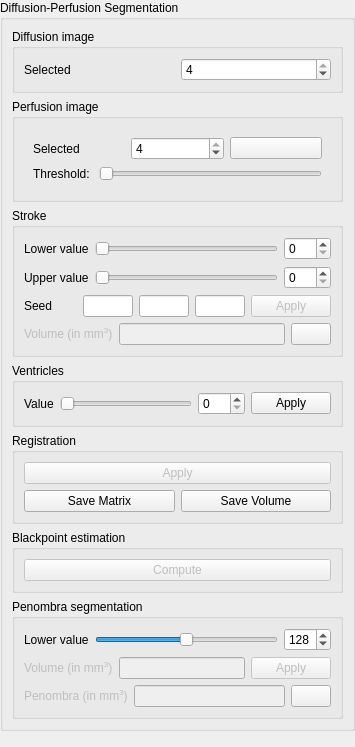
     <widget class="QWidget" name="layoutWidget" >
      <layout class="QVBoxLayout" >
       <property name="margin" >
        <number>0</number>
       </property>
       <property name="spacing" >
        <number>6</number>
       </property>
       <item>
        <widget class="QGroupBox" name="m_diffusionPerfusionMethodGroupBox" >
         <property name="title" >
          <string>Diffusion-Perfusion Segmentation</string>
         </property>
         <layout class="QVBoxLayout" >
          <property name="margin" >
           <number>9</number>
          </property>
          <property name="spacing" >
           <number>6</number>
          </property>
          <item>
           <widget class="QGroupBox" name="m_diffusionImageGroupBox" >
            <property name="title" >
             <string>Diffusion image</string>
            </property>
            <layout class="QVBoxLayout" >
             <property name="margin" >
              <number>9</number>
             </property>
             <property name="spacing" >
              <number>6</number>
             </property>
             <item>
              <layout class="QHBoxLayout" >
               <property name="margin" >
                <number>0</number>
               </property>
               <property name="spacing" >
                <number>6</number>
               </property>
               <item>
                <widget class="QLabel" name="m_selectedDiffusionImageLabel" >
                 <property name="text" >
                  <string>Selected</string>
                 </property>
                 <property name="buddy" >
                  <cstring>m_selectedDiffusionImageSpinBox</cstring>
                 </property>
                </widget>
               </item>
               <item>
                <widget class="QSpinBox" name="m_selectedDiffusionImageSpinBox" >
                 <property name="maximum" >
                  <number>4</number>
                 </property>
                 <property name="value" >
                  <number>4</number>
                 </property>
                </widget>
               </item>
              </layout>
             </item>
            </layout>
           </widget>
          </item>
          <item>
           <widget class="QGroupBox" name="m_perfusionImageGroupBox" >
            <property name="title" >
             <string>Perfusion image</string>
            </property>
            <layout class="QVBoxLayout" >
             <property name="margin" >
              <number>9</number>
             </property>
             <property name="spacing" >
              <number>6</number>
             </property>
             <item>
              <widget class="QStackedWidget" name="m_perfusionImageStackedWidget" >
               <property name="currentIndex" >
                <number>1</number>
               </property>
               <widget class="QWidget" name="m_openPerfusionImagePage" >
                <layout class="QVBoxLayout" >
                 <property name="margin" >
                  <number>9</number>
                 </property>
                 <property name="spacing" >
                  <number>6</number>
                 </property>
                </layout>
               </widget>
               <widget class="QWidget" name="m_selectPerfusionImagePage" >
                <layout class="QVBoxLayout" >
                 <property name="margin" >
                  <number>9</number>
                 </property>
                 <property name="spacing" >
                  <number>6</number>
                 </property>
                 <item>
                  <layout class="QHBoxLayout" >
                   <property name="margin" >
                    <number>0</number>
                   </property>
                   <property name="spacing" >
                    <number>6</number>
                   </property>
                   <item>
                    <widget class="QLabel" name="m_selectedPerfusionImageLabel" >
                     <property name="text" >
                      <string>Selected</string>
                     </property>
                    </widget>
                   </item>
                   <item>
                    <widget class="QSpinBox" name="m_selectedPerfusionImageSpinBox" >
                     <property name="maximum" >
                      <number>4</number>
                     </property>
                     <property name="value" >
                      <number>4</number>
                     </property>
                    </widget>
                   </item>
                   <item>
                    <widget class="QPushButton" name="m_savePerfusionVolumePushButton" >
                     <property name="text" >
                      <string/>
                     </property>
                     <property name="icon" >
                      <iconset resource="../../../main/main.qrc" >:/images/filesave.png</iconset>
                     </property>
                    </widget>
                   </item>
                  </layout>
                 </item>
                 <item>
                  <layout class="QHBoxLayout" >
                   <property name="margin" >
                    <number>0</number>
                   </property>
                   <property name="spacing" >
                    <number>6</number>
                   </property>
                   <item>
                    <widget class="QLabel" name="m_perfusionThresholdViewerLabel" >
                     <property name="text" >
                      <string>Threshold: </string>
                     </property>
                    </widget>
                   </item>
                   <item>
                    <widget class="QSlider" name="m_perfusionThresholdViewerSlider" >
                     <property name="maximum" >
                      <number>255</number>
                     </property>
                     <property name="value" >
                      <number>0</number>
                     </property>
                     <property name="orientation" >
                      <enum>Qt::Horizontal</enum>
                     </property>
                    </widget>
                   </item>
                  </layout>
                 </item>
                </layout>
               </widget>
              </widget>
             </item>
            </layout>
           </widget>
          </item>
          <item>
           <widget class="QGroupBox" name="m_strokeGroupBox" >
            <property name="title" >
             <string>Stroke</string>
            </property>
            <layout class="QVBoxLayout" >
             <property name="margin" >
              <number>9</number>
             </property>
             <property name="spacing" >
              <number>6</number>
             </property>
             <item>
              <layout class="QHBoxLayout" >
               <property name="margin" >
                <number>0</number>
               </property>
               <property name="spacing" >
                <number>6</number>
               </property>
               <item>
                <widget class="QLabel" name="m_strokeLowerValueLabel" >
                 <property name="text" >
                  <string>Lower value</string>
                 </property>
                </widget>
               </item>
               <item>
                <widget class="QSlider" name="m_strokeLowerValueSlider" >
                 <property name="maximum" >
                  <number>255</number>
                 </property>
                 <property name="orientation" >
                  <enum>Qt::Horizontal</enum>
                 </property>
                </widget>
               </item>
               <item>
                <widget class="QSpinBox" name="m_strokeLowerValueSpinBox" >
                 <property name="maximum" >
                  <number>255</number>
                 </property>
                </widget>
               </item>
              </layout>
             </item>
             <item>
              <layout class="QHBoxLayout" >
               <property name="margin" >
                <number>0</number>
               </property>
               <property name="spacing" >
                <number>6</number>
               </property>
               <item>
                <widget class="QLabel" name="m_strokeUpperValueLabel" >
                 <property name="text" >
                  <string>Upper value</string>
                 </property>
                </widget>
               </item>
               <item>
                <widget class="QSlider" name="m_strokeUpperValueSlider" >
                 <property name="maximum" >
                  <number>255</number>
                 </property>
                 <property name="orientation" >
                  <enum>Qt::Horizontal</enum>
                 </property>
                </widget>
               </item>
               <item>
                <widget class="QSpinBox" name="m_strokeUpperValueSpinBox" >
                 <property name="maximum" >
                  <number>255</number>
                 </property>
                </widget>
               </item>
              </layout>
             </item>
             <item>
              <layout class="QHBoxLayout" >
               <property name="margin" >
                <number>0</number>
               </property>
               <property name="spacing" >
                <number>6</number>
               </property>
               <item>
                <widget class="QLabel" name="m_strokeSeedLabel" >
                 <property name="enabled" >
                  <bool>true</bool>
                 </property>
                 <property name="text" >
                  <string>Seed</string>
                 </property>
                </widget>
               </item>
               <item>
                <widget class="QLineEdit" name="m_strokeSeedXLineEdit" >
                 <property name="enabled" >
                  <bool>true</bool>
                 </property>
                 <property name="sizePolicy" >
                  <sizepolicy>
                   <hsizetype>0</hsizetype>
                   <vsizetype>0</vsizetype>
                   <horstretch>0</horstretch>
                   <verstretch>0</verstretch>
                  </sizepolicy>
                 </property>
                 <property name="maximumSize" >
                  <size>
                   <width>50</width>
                   <height>16777215</height>
                  </size>
                 </property>
                 <property name="readOnly" >
                  <bool>true</bool>
                 </property>
                </widget>
               </item>
               <item>
                <widget class="QLineEdit" name="m_strokeSeedYLineEdit" >
                 <property name="enabled" >
                  <bool>true</bool>
                 </property>
                 <property name="sizePolicy" >
                  <sizepolicy>
                   <hsizetype>0</hsizetype>
                   <vsizetype>0</vsizetype>
                   <horstretch>0</horstretch>
                   <verstretch>0</verstretch>
                  </sizepolicy>
                 </property>
                 <property name="maximumSize" >
                  <size>
                   <width>50</width>
                   <height>16777215</height>
                  </size>
                 </property>
                 <property name="readOnly" >
                  <bool>true</bool>
                 </property>
                </widget>
               </item>
               <item>
                <widget class="QLineEdit" name="m_strokeSeedZLineEdit" >
                 <property name="enabled" >
                  <bool>true</bool>
                 </property>
                 <property name="sizePolicy" >
                  <sizepolicy>
                   <hsizetype>0</hsizetype>
                   <vsizetype>0</vsizetype>
                   <horstretch>0</horstretch>
                   <verstretch>0</verstretch>
                  </sizepolicy>
                 </property>
                 <property name="maximumSize" >
                  <size>
                   <width>50</width>
                   <height>16777215</height>
                  </size>
                 </property>
                 <property name="readOnly" >
                  <bool>true</bool>
                 </property>
                </widget>
               </item>
               <item>
                <widget class="QPushButton" name="m_strokeApplyPushButton" >
                 <property name="enabled" >
                  <bool>false</bool>
                 </property>
                 <property name="layoutDirection" >
                  <enum>Qt::RightToLeft</enum>
                 </property>
                 <property name="text" >
                  <string>Apply</string>
                 </property>
                </widget>
               </item>
              </layout>
             </item>
             <item>
              <layout class="QHBoxLayout" >
               <property name="margin" >
                <number>0</number>
               </property>
               <property name="spacing" >
                <number>6</number>
               </property>
               <item>
                <widget class="QLabel" name="m_strokeVolumeLabel" >
                 <property name="enabled" >
                  <bool>false</bool>
                 </property>
                 <property name="text" >
                  <string>Volume (in mm&lt;sup>3&lt;/sup>)</string>
                 </property>
                </widget>
               </item>
               <item>
                <widget class="QLineEdit" name="m_strokeVolumeLineEdit" >
                 <property name="enabled" >
                  <bool>false</bool>
                 </property>
                 <property name="readOnly" >
                  <bool>true</bool>
                 </property>
                </widget>
               </item>
               <item>
                <widget class="QPushButton" name="m_saveDiffusionMaskPushButton" >
                 <property name="text" >
                  <string/>
                 </property>
                 <property name="icon" >
                  <iconset resource="../../../main/main.qrc" >:/images/filesave.png</iconset>
                 </property>
                </widget>
               </item>
              </layout>
             </item>
            </layout>
           </widget>
          </item>
          <item>
           <widget class="QGroupBox" name="m_ventriclesGroupBox" >
            <property name="title" >
             <string>Ventricles</string>
            </property>
            <layout class="QVBoxLayout" >
             <property name="margin" >
              <number>9</number>
             </property>
             <property name="spacing" >
              <number>6</number>
             </property>
             <item>
              <layout class="QHBoxLayout" >
               <property name="margin" >
                <number>0</number>
               </property>
               <property name="spacing" >
                <number>6</number>
               </property>
               <item>
                <widget class="QLabel" name="m_ventriclesLowerValueLabel" >
                 <property name="text" >
                  <string>Value</string>
                 </property>
                </widget>
               </item>
               <item>
                <widget class="QSlider" name="m_ventriclesLowerValueSlider" >
                 <property name="maximum" >
                  <number>255</number>
                 </property>
                 <property name="orientation" >
                  <enum>Qt::Horizontal</enum>
                 </property>
                </widget>
               </item>
               <item>
                <widget class="QSpinBox" name="m_ventriclesLowerValueSpinBox" >
                 <property name="maximum" >
                  <number>255</number>
                 </property>
                </widget>
               </item>
               <item>
                <widget class="QPushButton" name="m_ventriclesApplyPushButton" >
                 <property name="layoutDirection" >
                  <enum>Qt::RightToLeft</enum>
                 </property>
                 <property name="text" >
                  <string>Apply</string>
                 </property>
                </widget>
               </item>
              </layout>
             </item>
            </layout>
           </widget>
          </item>
          <item>
           <widget class="QGroupBox" name="m_registrationGroupBox" >
            <property name="title" >
             <string>Registration</string>
            </property>
            <layout class="QVBoxLayout" >
             <property name="margin" >
              <number>9</number>
             </property>
             <property name="spacing" >
              <number>6</number>
             </property>
             <item>
              <layout class="QVBoxLayout" >
               <property name="margin" >
                <number>0</number>
               </property>
               <property name="spacing" >
                <number>6</number>
               </property>
               <item>
                <widget class="QPushButton" name="m_applyRegistrationPushButton" >
                 <property name="enabled" >
                  <bool>false</bool>
                 </property>
                 <property name="text" >
                  <string>Apply</string>
                 </property>
                </widget>
               </item>
               <item>
                <layout class="QHBoxLayout" >
                 <property name="margin" >
                  <number>0</number>
                 </property>
                 <property name="spacing" >
                  <number>6</number>
                 </property>
                 <item>
                  <widget class="QPushButton" name="m_saveTransformPushButton" >
                   <property name="text" >
                    <string>Save Matrix</string>
                   </property>
                   <property name="icon" >
                    <iconset resource="../../../main/main.qrc" >:/images/filesave.png</iconset>
                   </property>
                  </widget>
                 </item>
                 <item>
                  <widget class="QPushButton" name="m_saveRegisteredPerfusionPushButton" >
                   <property name="text" >
                    <string>Save Volume</string>
                   </property>
                   <property name="icon" >
                    <iconset resource="../../../main/main.qrc" >:/images/filesave.png</iconset>
                   </property>
                  </widget>
                 </item>
                </layout>
               </item>
              </layout>
             </item>
            </layout>
           </widget>
          </item>
          <item>
           <widget class="QGroupBox" name="m_blackpointEstimationGroupBox" >
            <property name="title" >
             <string>Blackpoint estimation</string>
            </property>
            <layout class="QVBoxLayout" >
             <property name="margin" >
              <number>9</number>
             </property>
             <property name="spacing" >
              <number>6</number>
             </property>
             <item>
              <widget class="QPushButton" name="m_computeBlackpointEstimationPushButton" >
               <property name="enabled" >
                <bool>false</bool>
               </property>
               <property name="text" >
                <string>Compute</string>
               </property>
              </widget>
             </item>
            </layout>
           </widget>
          </item>
          <item>
           <widget class="QGroupBox" name="m_penombraSegmentationGroupBox" >
            <property name="title" >
             <string>Penombra segmentation</string>
            </property>
            <layout class="QVBoxLayout" >
             <property name="margin" >
              <number>9</number>
             </property>
             <property name="spacing" >
              <number>6</number>
             </property>
             <item>
              <layout class="QHBoxLayout" >
               <property name="margin" >
                <number>0</number>
               </property>
               <property name="spacing" >
                <number>6</number>
               </property>
               <item>
                <widget class="QLabel" name="m_penombraLowerValueLabel" >
                 <property name="text" >
                  <string>Lower value</string>
                 </property>
                </widget>
               </item>
               <item>
                <widget class="QSlider" name="m_penombraLowerValueSlider" >
                 <property name="maximum" >
                  <number>255</number>
                 </property>
                 <property name="value" >
                  <number>128</number>
                 </property>
                 <property name="orientation" >
                  <enum>Qt::Horizontal</enum>
                 </property>
                </widget>
               </item>
               <item>
                <widget class="QSpinBox" name="m_penombraLowerValueSpinBox" >
                 <property name="maximum" >
                  <number>255</number>
                 </property>
                 <property name="value" >
                  <number>128</number>
                 </property>
                </widget>
               </item>
              </layout>
             </item>
             <item>
              <layout class="QHBoxLayout" >
               <property name="margin" >
                <number>0</number>
               </property>
               <property name="spacing" >
                <number>6</number>
               </property>
               <item>
                <widget class="QLabel" name="m_penombraVolumeLabel" >
                 <property name="enabled" >
                  <bool>false</bool>
                 </property>
                 <property name="text" >
                  <string>Volume (in mm&lt;sup>3&lt;/sup>)</string>
                 </property>
                </widget>
               </item>
               <item>
                <widget class="QLineEdit" name="m_penombraVolumeLineEdit" >
                 <property name="enabled" >
                  <bool>false</bool>
                 </property>
                 <property name="readOnly" >
                  <bool>true</bool>
                 </property>
                </widget>
               </item>
               <item>
                <widget class="QPushButton" name="m_penombraApplyPushButton" >
                 <property name="enabled" >
                  <bool>false</bool>
                 </property>
                 <property name="text" >
                  <string>Apply</string>
                 </property>
                </widget>
               </item>
              </layout>
             </item>
             <item>
              <layout class="QHBoxLayout" >
               <property name="margin" >
                <number>0</number>
               </property>
               <property name="spacing" >
                <number>6</number>
               </property>
               <item>
                <widget class="QLabel" name="m_penombraLabel" >
                 <property name="enabled" >
                  <bool>false</bool>
                 </property>
                 <property name="text" >
                  <string>Penombra (in mm&lt;sup>3&lt;/sup>)</string>
                 </property>
                </widget>
               </item>
               <item>
                <widget class="QLineEdit" name="m_penombraLineEdit" >
                 <property name="enabled" >
                  <bool>false</bool>
                 </property>
                </widget>
               </item>
               <item>
                <widget class="QPushButton" name="m_savePerfusionMaskPushButton" >
                 <property name="text" >
                  <string/>
                 </property>
                 <property name="icon" >
                  <iconset resource="../../../main/main.qrc" >:/images/filesave.png</iconset>
                 </property>
                </widget>
               </item>
              </layout>
             </item>
            </layout>
           </widget>
          </item>
         </layout>
        </widget>
       </item>
       <item>
        <spacer>
         <property name="orientation" >
          <enum>Qt::Vertical</enum>
         </property>
         <property name="sizeHint" >
          <size>
           <width>355</width>
           <height>16</height>
          </size>
         </property>
        </spacer>
       </item>
      </layout>
     </widget>
